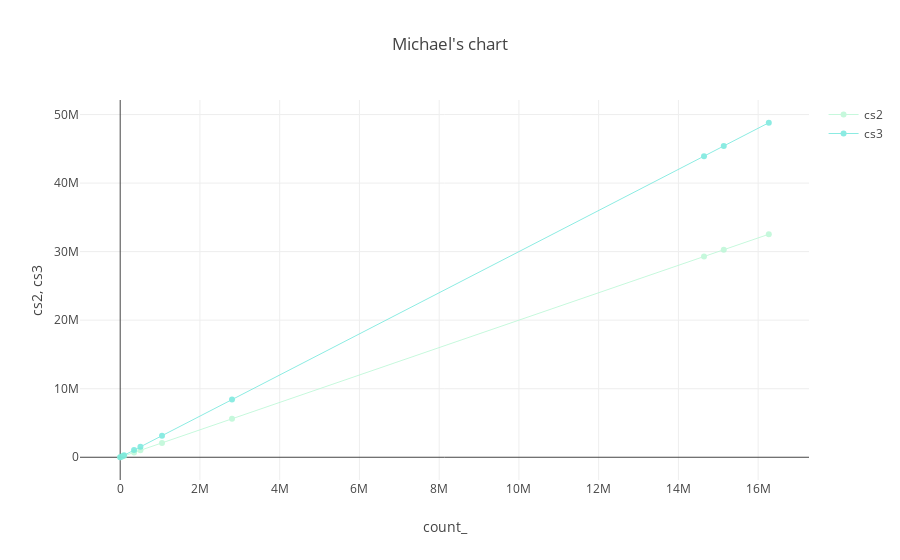

Here is the notebook cell this chart was saved with:
### Code cell
%kql PageViews | summarize count() by Language | limit 10 | extend cs2 = 2 * count_ | extend cs3 = 3 * count_ | render linechart title="Michael's chart"
#%kql PageViews | summarize count() by Language | limit 10 | extend cs2 = 2 * count_ | extend cs3 = 3 * count_ | render linechart title="Michael's chart"

### Figure 1 — Plotly figure (JSON) as saved in the notebook; plotly's stock layout.template omitted (floating-point values rounded to 4 significant figures)
{"data": [{"line": {"color": "rgb(184, 247, 212)", "width": 1}, "name": "cs2", "opacity": 0.8, "type": "scatter", "uid": "db994e", "x": [36, 54276, 95190, 347922, 507336, 1048386, 2804334, 14641824, 15137646, 16266774], "y": [72, 108552, 190380, 695844, 1014672, 2096772, 5608668, 29283648, 30275292, 32533548]}, {"line": {"color": "rgb(111, 231, 219)", "width": 1}, "name": "cs3", "opacity": 0.8, "type": "scatter", "uid": "c76649", "x": [36, 54276, 95190, 347922, 507336, 1048386, 2804334, 14641824, 15137646, 16266774], "y": [108, 162828, 285570, 1043766, 1522008, 3145158, 8413002, 43925472, 45412938, 48800322]}], "layout": {"autosize": true, "showlegend": true, "title": "Michael's chart", "xaxis": {"autorange": true, "range": [-978800.0, 17250000.0], "title": "count_", "type": "linear"}, "yaxis": {"autorange": true, "range": [-3574000.0, 52370000.0], "title": "cs2, cs3", "type": "linear"}}}
